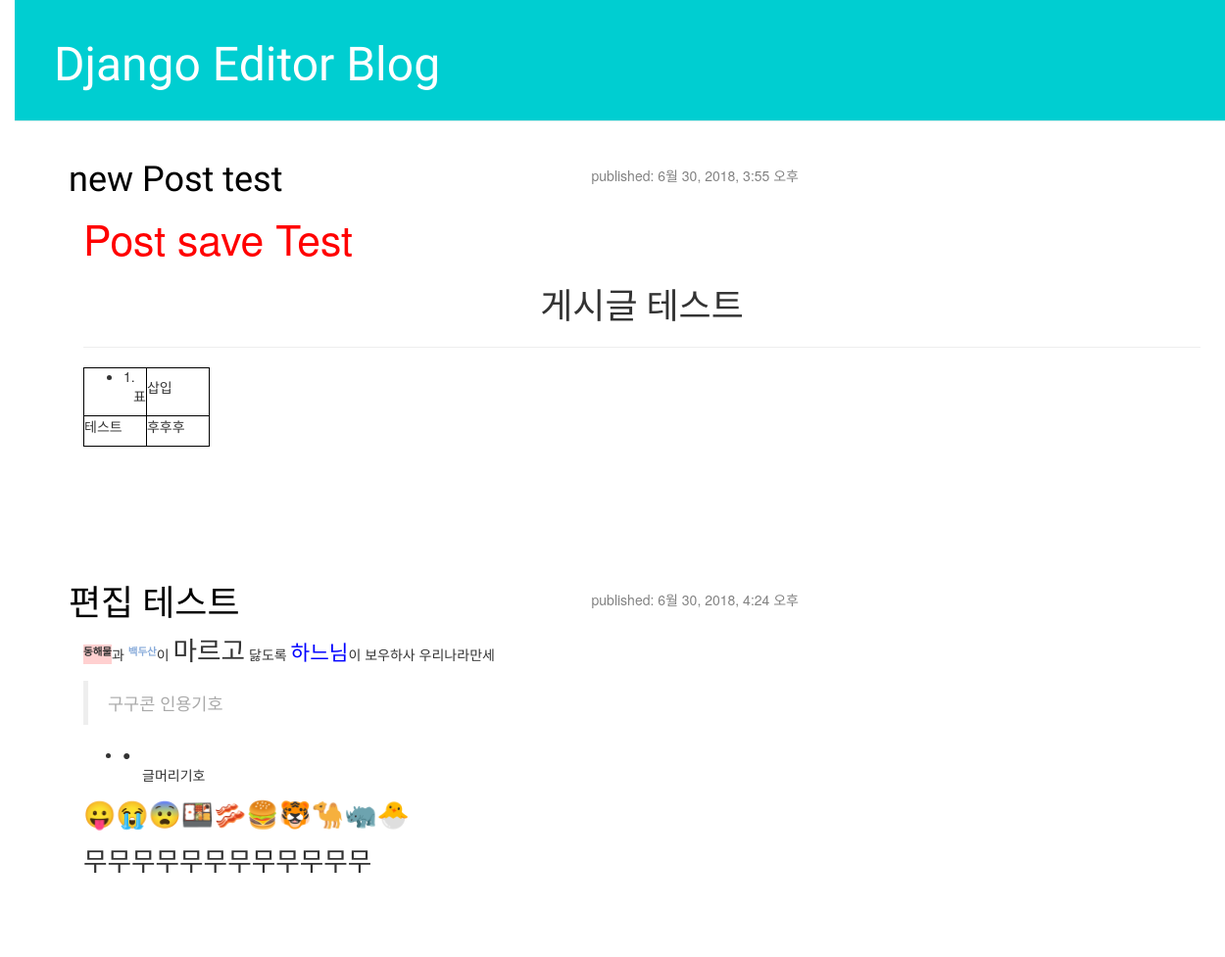
The app's page /, older data.
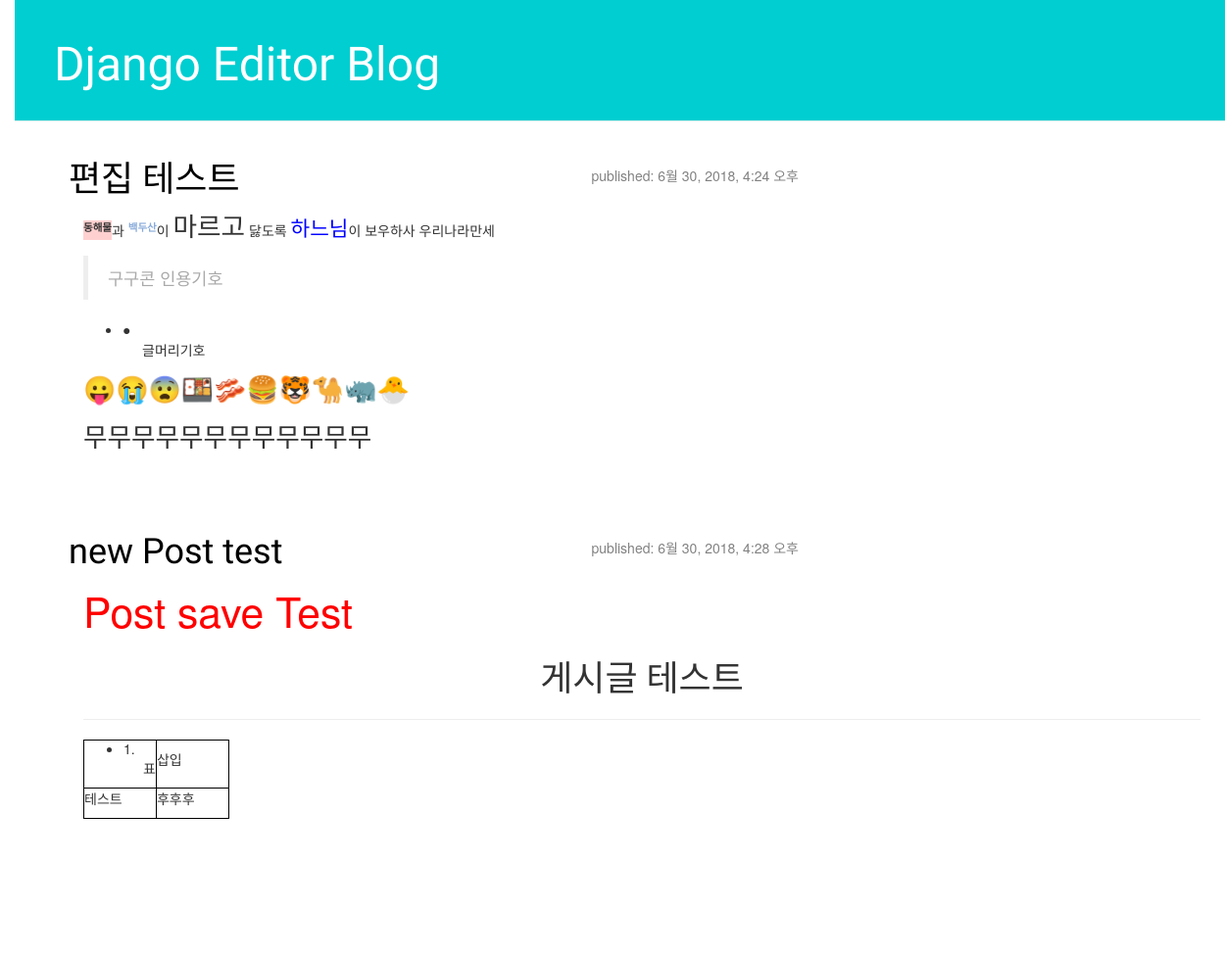
The same page, newer data.
### blog/models.py (models this page shows, shortened)
class Post(models.Model):
    author = models.ForeignKey('auth.User', on_delete=models.CASCADE)
    title = models.CharField(max_length=200)
    text = models.TextField()
    created_date = models.DateTimeField(
        default=timezone.now)
    published_date = models.DateTimeField(
        blank=True, null=True)

### blog/views.py (the view)
# urls.py: path('', views.post_list, name='post_list'),
def post_list(request):
    posts = Post.objects.filter(published_date__lte=timezone.now()).order_by('published_date')
    return render(request, 'blog/post_list.html', {'posts': posts})

### blog/templates/blog/post_list.html (shortened to what this page needs)
{% extends 'blog/base.html' %}
{% block content %}
    {% for post in posts %}
        <div class="post">
            <div class="date">
                <p>published: {{ post.published_date }}</p>
            </div>
            <h1><a href="{% url 'post_detail' pk=post.pk %}">{{ post.title }}</a></h1>
            <div id="synapEditor" class="container">
                <div class="se-contents"></div>
            </div>
        </div>
    {% endfor %}
{% endblock %}

### blog/templates/blog/base.html (shortened to what this page needs)
{% load static from staticfiles %}
<!DOCTYPE html>
<html lang="en">
<head>
    <link rel="stylesheet" href="//maxcdn.bootstrapcdn.com/bootstrap/3.2.0/css/bootstrap.min.css">
    <link rel="stylesheet" href="//maxcdn.bootstrapcdn.com/bootstrap/3.2.0/css/bootstrap-theme.min.css">
    <link rel="stylesheet" href="{% static 'css/blog.css' %}">
</head>
<body>
    <div class="page-header">
        <h1><a href="/">Django Editor Blog</a></h1>
    </div>
    <div class="content container">
        <div class="row">
            <div class="col-md-8">
                {% block content %}
                {% endblock %}
            </div>
        </div>
    </div>
</body>
</html>

### blog/static/css/blog.css (style rules this page uses)
h1 a { color: darkturquoise; font-family: 'Nanum Pen Script', cursive; }
body { padding-left: 15px; }
.page-header { background-color: darkturquoise; margin-top: 0; padding: 20px 20px 20px 40px; }
.page-header h1, .page-header h1 a, .page-header h1 a:visited, .page-header h1 a:active { color: #ffffff; font-size: 36pt; text-decoration: none; }
.content { margin-left: 40px; }
h1, h2, h3, h4 { font-family: 'Nanum Pen Script', cursive; }
.date { color: #828282; margin: 5px; float: right; }
.post { margin-bottom: 70px; }
.post h1 a, .post h1 a:visited { color: #000000; }

Row changes from the older to the newer data that the page shows:
shown differently, row unchanged: Post "편집 테스트": moves up the list
changed Post "new Post test": published_date "6월 30, 2018, 3:55 오후" → "6월 30, 2018, 4:28 오후"
